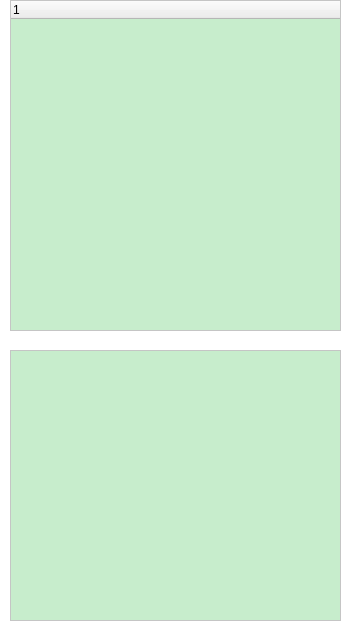
<?xml version="1.0" encoding="UTF-8"?>
<ui version="4.0">
 <class>layerDialog</class>
 <widget class="QWidget" name="layerDialog">
  <property name="windowModality">
   <enum>Qt::NonModal</enum>
  </property>
  <property name="geometry">
   <rect>
    <x>0</x>
    <y>0</y>
    <width>354</width>
    <height>635</height>
   </rect>
  </property>
  <property name="sizePolicy">
   <sizepolicy hsizetype="Preferred" vsizetype="Expanding">
    <horstretch>0</horstretch>
    <verstretch>0</verstretch>
   </sizepolicy>
  </property>
  <property name="palette">
   <palette>
    <active>
     <colorrole role="Base">
      <brush brushstyle="SolidPattern">
       <color alpha="255">
        <red>199</red>
        <green>237</green>
        <blue>204</blue>
       </color>
      </brush>
     </colorrole>
     <colorrole role="Window">
      <brush brushstyle="SolidPattern">
       <color alpha="255">
        <red>255</red>
        <green>255</green>
        <blue>255</blue>
       </color>
      </brush>
     </colorrole>
    </active>
    <inactive>
     <colorrole role="Base">
      <brush brushstyle="SolidPattern">
       <color alpha="255">
        <red>199</red>
        <green>237</green>
        <blue>204</blue>
       </color>
      </brush>
     </colorrole>
     <colorrole role="Window">
      <brush brushstyle="SolidPattern">
       <color alpha="255">
        <red>255</red>
        <green>255</green>
        <blue>255</blue>
       </color>
      </brush>
     </colorrole>
    </inactive>
    <disabled>
     <colorrole role="Base">
      <brush brushstyle="SolidPattern">
       <color alpha="255">
        <red>255</red>
        <green>255</green>
        <blue>255</blue>
       </color>
      </brush>
     </colorrole>
     <colorrole role="Window">
      <brush brushstyle="SolidPattern">
       <color alpha="255">
        <red>255</red>
        <green>255</green>
        <blue>255</blue>
       </color>
      </brush>
     </colorrole>
    </disabled>
   </palette>
  </property>
  <property name="windowTitle">
   <string>Form</string>
  </property>
  <property name="autoFillBackground">
   <bool>false</bool>
  </property>
  <widget class="QTreeWidget" name="treeWidget">
   <property name="geometry">
    <rect>
     <x>10</x>
     <y>0</y>
     <width>331</width>
     <height>331</height>
    </rect>
   </property>
   <property name="sizePolicy">
    <sizepolicy hsizetype="Expanding" vsizetype="Expanding">
     <horstretch>0</horstretch>
     <verstretch>0</verstretch>
    </sizepolicy>
   </property>
   <column>
    <property name="text">
     <string notr="true">1</string>
    </property>
   </column>
  </widget>
  <widget class="QPlainTextEdit" name="plainTextEdit">
   <property name="geometry">
    <rect>
     <x>10</x>
     <y>350</y>
     <width>331</width>
     <height>271</height>
    </rect>
   </property>
   <property name="readOnly">
    <bool>true</bool>
   </property>
  </widget>
 </widget>
 <resources/>
 <connections/>
</ui>
